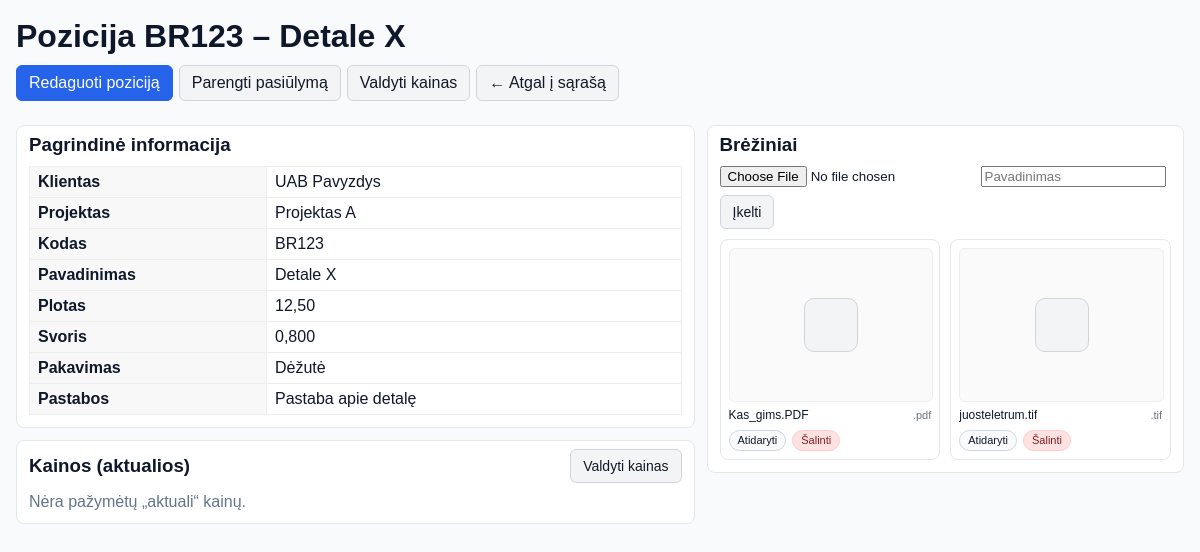
The app's page /pozicijos/47/, older data.
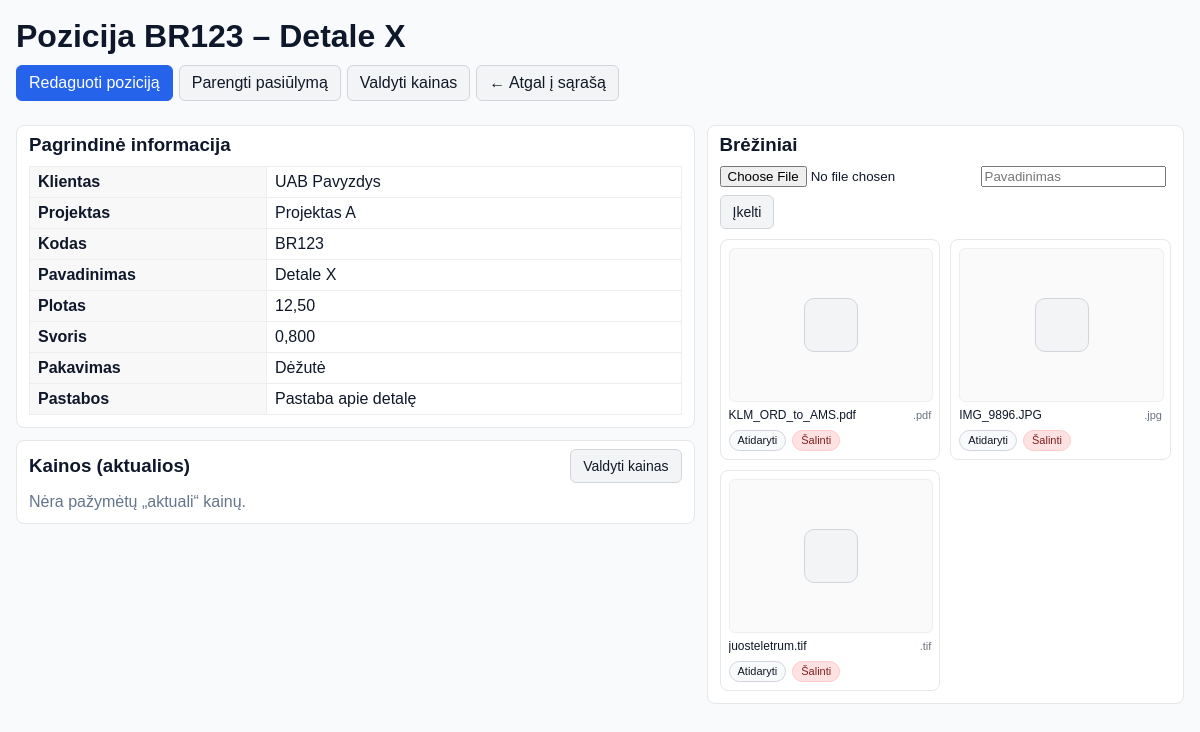
The same page, newer data.
### pozicijos/models.py (models this page shows, shortened)
class Pozicija(models.Model):
    klientas = models.CharField("Klientas", max_length=255, null=True, blank=True)
    projektas = models.CharField("Projektas", max_length=255, null=True, blank=True)
    poz_kodas = models.CharField("Kodas", max_length=100)
    poz_pavad = models.CharField("Pavadinimas", max_length=255)
    metalas = models.CharField("Metalas", max_length=120, null=True, blank=True)
    plotas = models.DecimalField("Plotas", max_digits=10, decimal_places=2, null=True, blank=True)
    svoris = models.DecimalField("Svoris", max_digits=10, decimal_places=3, null=True, blank=True)
    kabinimo_budas = models.CharField("Kabinimo būdas", max_length=120, null=True, blank=True)
    kabinimas_reme = models.CharField("Kabinimas rėme", max_length=120, null=True, blank=True)
    detaliu_kiekis_reme = models.IntegerField("Detalių kiekis rėme", null=True, blank=True)
    faktinis_kiekis_reme = models.IntegerField("Faktinis kiekis rėme", null=True, blank=True)
    paruosimas = models.CharField("Paruošimas", max_length=200, null=True, blank=True)
    padengimas = models.CharField("Padengimas", max_length=200, null=True, blank=True)
    padengimo_standartas = models.CharField("Padengimo standartas", max_length=200, null=True, blank=True)
    spalva = models.CharField("Spalva", max_length=120, null=True, blank=True)
    maskavimas = models.CharField("Maskavimas", max_length=200, null=True, blank=True)
    atlikimo_terminas = models.DateField("Atlikimo terminas", null=True, blank=True)
    testai_kokybe = models.CharField("Testai / kokybė", max_length=255, null=True, blank=True)
    pakavimas = models.CharField("Pakavimas", max_length=255, null=True, blank=True)
    instrukcija = models.TextField("Instrukcija", null=True, blank=True)
    pakavimo_dienos_norma = models.CharField("Pakavimo dienos norma", max_length=120, null=True, blank=True)
    pak_po_ktl = models.CharField("Pakavimas po KTL", max_length=255, null=True, blank=True)
    pak_po_milt = models.CharField("Pakavimas po miltelinio", max_length=255, null=True, blank=True)
    kaina_eur = models.DecimalField("Dabartinė kaina (EUR)", max_digits=12, decimal_places=2, null=True, blank=True)
    pastabos = models.TextField("Pastabos", null=True, blank=True)
    created = models.DateTimeField("Sukurta", auto_now_add=True, null=True, blank=True)
    updated = models.DateTimeField("Atnaujinta", auto_now=True, null=True, blank=True)
    class Meta:
        ordering = ["-created", "-id"]
        verbose_name = "Pozicija"
        verbose_name_plural = "Pozicijos"
    def aktualios_kainos(self, matas: str | None = None, as_of=None):
        as_of = (as_of or timezone.now().date())
        qs = self.kainu_eilutes.filter(
            busena="aktuali"
        ).filter(
            Q(galioja_nuo__isnull=True) | Q(galioja_nuo__lte=as_of)
        ).filter(
            Q(galioja_iki__isnull=True) | Q(galioja_iki__gte=as_of)
        )
        if matas:
            qs = qs.filter(matas=matas)
        return qs.order_by("yra_fiksuota", "kiekis_nuo", "fiksuotas_kiekis", "prioritetas", "-created")

class PozicijosBrezinys(models.Model):
    pozicija = models.ForeignKey(Pozicija, on_delete=models.CASCADE, related_name="breziniai")
    pavadinimas = models.CharField("Pavadinimas", max_length=255, blank=True)
    failas = models.FileField("Brėžinys", upload_to="pozicijos/breziniai/%Y/%m/")
    uploaded = models.DateTimeField(auto_now_add=True)
    class Meta:
        ordering = ["-uploaded"]
    @property
    def filename(self) -> str:
        import os
        name = getattr(self.failas, "name", "") or ""
        return os.path.basename(name)
    @property
    def ext(self) -> str:
        import os
        name = (getattr(self.failas, "name", "") or "").lower()
        _, ext = os.path.splitext(name)
        return (ext or "").lstrip(".")
    def _preview_relpath(self) -> str:
        import os, hashlib
        name = getattr(self.failas, "name", "") or ""
        base, _ = os.path.splitext(os.path.basename(name))
        digest = hashlib.sha1(name.encode("utf-8")).hexdigest()[:10]
        return f"pozicijos/breziniai/previews/{base}-{digest}.png"
    def _legacy_preview_relpath(self) -> str:
        import os
        name = getattr(self.failas, "name", "") or ""
        base, _ = os.path.splitext(os.path.basename(name))
        return f"pozicijos/breziniai/previews/{base}.png"
    @property
    def thumb_url(self) -> str | None:
        storage = self.failas.storage
        rel_new = self._preview_relpath()
        rel_old = self._legacy_preview_relpath()
        try:
            if storage.exists(rel_new):
                return storage.url(rel_new)
            if storage.exists(rel_old):
                return storage.url(rel_old)
        except Exception:
            pass
        return None

### pozicijos/views.py (the view)
# urls.py: path("<int:pk>/", views.pozicija_detail, name="detail"),
def pozicija_detail(request, pk):
    poz = get_object_or_404(Pozicija, pk=pk)
    kainos_akt = poz.aktualios_kainos()
    context = {
        "pozicija": poz,
        "columns_schema": COLUMNS,   # kad detail‘e eitume per visą schemą
        "kainos_akt": kainos_akt,    # nauja: lentelė „Kainos (aktualios)“
    }
    return render(request, "pozicijos/detail.html", context)

### pozicijos/templatetags/attr.py (called while the page is built)
@register.filter(name="attr")
def attr(obj, path: str):
    if obj is None or not path:
        return ""
    try:
        parts = str(path).split(".")
        val = obj
        for p in parts:
            if isinstance(val, dict):
                val = val.get(p, "")
            else:
                val = getattr(val, p, "")
            if callable(val):
                try:
                    val = val()  # beargumentė funkcija arba @property
                except TypeError:
                    pass
        return "" if val is None else val
    except Exception:
        return ""

### pozicijos/templates/pozicijos/detail.html (shortened to what this page needs)
{% extends "base.html" %}
{% load attr %}
{% block content %}
<h1 class="page-title">Pozicija {{ pozicija.poz_kodas }} – {{ pozicija.poz_pavad }}</h1>
<div class="actions">
  <a href="{% url 'pozicijos:edit' pozicija.pk %}" class="btn">Redaguoti poziciją</a>
  <a href="{% url 'pozicijos:proposal_prepare' pozicija.pk %}" class="btn btn-secondary">Parengti pasiūlymą</a>
  <a href="{% url 'pozicijos:kainos_list' pozicija.pk %}" class="btn btn-secondary">Valdyti kainas</a>
  <a href="{% url 'pozicijos:list' %}" class="btn btn-secondary">← Atgal į sąrašą</a>
</div>
<div class="two-col">
  <section class="col-left">
    <div class="box">
      <div class="box-head">
        <h3>Pagrindinė informacija</h3>
      </div>
      <table class="detail-table">
        <tbody>
          {% for col in columns_schema %}
            {% if col.type != "virtual" %}
              {% with val=pozicija|attr:col.key %}
                {% if val %}
                  <tr>
                    <th>{{ col.label }}</th>
                    <td>{{ val }}</td>
                  </tr>
                {% endif %}
              {% endwith %}
            {% endif %}
          {% endfor %}
        </tbody>
      </table>
    </div>
    <div class="box">
      <div class="box-head">
        <h3>Kainos (aktualios)</h3>
        <div class="box-head-actions">
          <a class="btn btn-secondary btn-sm" href="{% url 'pozicijos:kainos_list' pozicija.pk %}">Valdyti kainas</a>
        </div>
      </div>
      {% if kainos_akt %}
        <div class="table-wrap">
          <table class="table zebra">
            <thead>
              <tr>
                <th>Suma</th>
                <th>Matas</th>
                <th>Tipas</th>
                <th>Kiekis</th>
                <th>Galioja</th>
                <th>Pastaba</th>
                <th>Įrašyta</th>
              </tr>
            </thead>
            <tbody>
              {% for k in kainos_akt %}
                <tr>
                  <td>{{ k.kaina }} €</td>
                  <td>{{ k.matas }}</td>
                  <td>{% if k.yra_fiksuota %}Fiksuota{% else %}Intervalas{% endif %}</td>
                  <td>
                    {% if k.yra_fiksuota %}
                      {{ k.fiksuotas_kiekis }}
                    {% else %}
                      {{ k.kiekis_nuo|default:"–" }} – {{ k.kiekis_iki|default:"∞" }}
                    {% endif %}
                  </td>
                  <td>{{ k.galioja_nuo|default:"–" }} – {{ k.galioja_iki|default:"∞" }}</td>
                  <td>{{ k.pastaba|default:"" }}</td>
                  <td>{{ k.created|date:"Y-m-d" }}</td>
                </tr>
              {% endfor %}
            </tbody>
          </table>
        </div>
      {% else %}
        <p class="muted">Nėra pažymėtų „aktuali“ kainų.</p>
      {% endif %}
    </div>
  </section>
  <section class="col-right">
    <div class="box">
      <div class="box-head">
        <h3>Brėžiniai</h3>
      </div>
      <form action="{% url 'pozicijos:brezinys_upload' pozicija.pk %}"
            method="post" enctype="multipart/form-data" class="upload-row">
        <input type="file" name="failas" required>
        <input type="text" name="pavadinimas" placeholder="Pavadinimas">
        <button type="submit" class="btn btn-secondary btn-sm">Įkelti</button>
      </form>
      {% if pozicija.breziniai.all %}
        <div class="brez-grid">
          {% for b in pozicija.breziniai.all %}
            <div class="brez-card">
              <a class="thumb" href="{{ b.failas.url }}" target="_blank" rel="noopener"
                 title="{{ b.pavadinimas|default:b.filename }}">
                {% if b.thumb_url %}
                  <img src="{{ b.thumb_url }}" loading="lazy" alt=""
                       onerror="this.style.display='none';this.closest('.thumb').classList.add('thumb--fallback');">
                {% else %}
                  <div class="thumb--fallback"></div>
                {% endif %}
              </a>
              <div class="meta">
                <div class="name" title="{{ b.pavadinimas|default:b.filename }}">{{ b.pavadinimas|default:b.filename }}</div>
                <div class="ext">.{{ b.ext|default:"failas" }}</div>
              </div>
              <div class="card-actions">
                <a class="btn-xxs" href="{{ b.failas.url }}" target="_blank" rel="noopener" title="Atidaryti">Atidaryti</a>
                <a class="btn-xxs danger" href="{% url 'pozicijos:brezinys_delete' pozicija.pk b.pk %}" title="Šalinti">Šalinti</a>
              </div>
            </div>
          {% endfor %}
        </div>
      {% else %}
        <p class="muted">Brėžinių nėra.</p>
      {% endif %}
    </div>
  </section>
</div>
{% endblock %}

### templates/base.html (shortened to what this page needs)
{% load static %}
<!doctype html>
<html lang="lt">
<head>
  <link rel="stylesheet" href="{% static 'detaliu_registras/css/style.css' %}">
</head>
<body>
  <main>
    <div class="container">
      {% block content %}{% endblock %}
    </div>
  </main>
</body>
</html>

### detaliu_registras/static/detaliu_registras/css/style.css (style rules this page uses)
body { font-family: Arial, sans-serif; margin: 0; padding: 0; min-height: 100vh; display: flex; flex-direction: column; }
body { min-height:100vh; height:auto; }

### templates/base.html (style rules this page uses)
:root { --app-header-offset: 0px; }
body { margin:0; font-family:system-ui,-apple-system,Segoe UI,Roboto,Ubuntu,"Helvetica Neue",Arial,"Noto Sans","Liberation Sans",sans-serif; background:#f8fafc; color:#0f172a; }
main { padding:18px 0 }
.container { max-width:1200px;margin:0 auto;padding:0 16px }
a.btn,button.btn { display:inline-block;padding:8px 12px;border-radius:6px; border:1px solid #2563eb;background:#2563eb;color:#fff; text-decoration:none;cursor:pointer }
a.btn-secondary,button.btn-secondary { background:#f3f4f6;color:#111827;border-color:#d1d5db }
.box { border:1px solid #e5e7eb;border-radius:8px;padding:12px;margin:12px 0;background:#fff }

### pozicijos/templates/pozicijos/detail.html (style rules this page uses)
.page-title { margin:0 0 10px }
.actions { margin-bottom:12px;display:flex;gap:6px;flex-wrap:wrap }
.box { border:1px solid #e5e7eb;border-radius:8px;padding:12px;background:#fff }
.box-head { display:flex;align-items:center;justify-content:space-between;gap:8px;margin:-4px 0 10px }
.box-head h3 { margin:0 }
.box-head-actions { display:flex;gap:6px }
.muted { margin:6px 0 0;color:#64748b }
.two-col { display:grid;grid-template-columns:1.35fr .95fr;gap:12px }
.detail-table { border-collapse:collapse;width:100% }
.detail-table th,.detail-table td { border:1px solid #eee;padding:6px 8px;text-align:left;vertical-align:top }
.detail-table th { background:#f8f8f8;width:220px }
.upload-row { display:flex;gap:8px;align-items:center;flex-wrap:wrap;margin-bottom:10px }
.btn-sm { padding:6px 10px;font-size:14px;border-radius:6px }
.brez-grid { display:grid;grid-template-columns:repeat(auto-fill,minmax(180px,1fr));gap:10px }
.brez-card { display:flex;flex-direction:column;gap:6px;padding:8px;border:1px solid #e5e7eb;border-radius:8px;background:#fff }
.thumb { width:100%;aspect-ratio:4/3;border:1px solid #eee;border-radius:6px;display:grid;place-items:center;overflow:hidden;background:#fafafa }
.thumb--fallback { width:52px;height:52px;border-radius:10px;border:1px solid #d1d5db;background:#f3f4f6 }
.meta { display:flex;justify-content:space-between;gap:8px;align-items:center }
.name { font-size:12px;overflow:hidden;text-overflow:ellipsis;white-space:nowrap;max-width:75% }
.ext { font-size:11px;color:#6b7280 }
.card-actions { display:flex;gap:6px;justify-content:flex-start;margin-top:2px }
.btn-xxs { display:inline-block;text-decoration:none;cursor:pointer; font-size:11px;line-height:1;border:1px solid #d1d5db;background:#f9fafb;color:#111827; border-radius:999px;padding:4px 8px; }
.btn-xxs.danger { border-color:#fecaca;background:#fee2e2;color:#7f1d1d }

Row changes from the older to the newer data that the page shows:
removed PozicijosBrezinys: pavadinimas "Kas_gims.PDF", ext "pdf"
added PozicijosBrezinys: pavadinimas "KLM_ORD_to_AMS.pdf", ext "pdf"
added PozicijosBrezinys: pavadinimas "IMG_9896.JPG", ext "jpg"
